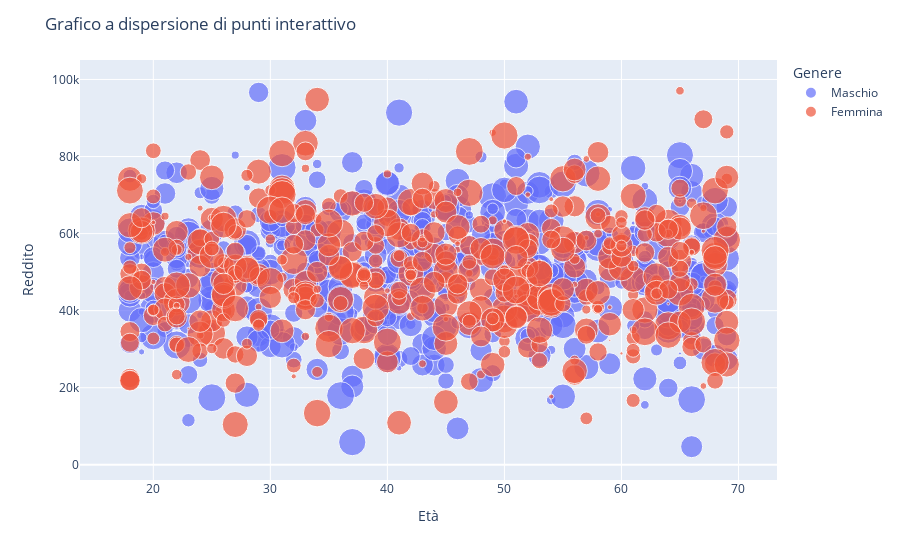

This figure's notebook cell:
### Code cell
#Visualizza un grafico a dispersione interattiva utilizzando Plotly
import pandas as pd
import seaborn as sns
import numpy as np
import matplotlib.pyplot as plt
import plotly.express as px
#Dati di esempio
data = {
    'Variable1': [1, 2, 3, 4, 5],
    'Variable2': [1, 2, np.nan, 4, np.nan],
    'Missing Column': ['A', 'B', 'A', 'C', np.nan]
}
fig=px.scatter(df, x="Età", y="Reddito", color="Genere", size="Punteggio")
fig.update_layout(title="Grafico a dispersione di punti interattivo")
fig.show()

### Figure 1 — Plotly figure (JSON) as saved in the notebook; plotly's stock layout.template omitted (floating-point values rounded to 4 significant figures; data arrays with more than 128 entries replaced by an {"elided": "..."} marker saying what was removed)
{"data": [{"hovertemplate": "Genere=Maschio<br>Età=%{x}<br>Reddito=%{y}<br>Punteggio=%{marker.size}<extra></extra>", "legendgroup": "Maschio", "marker": {"color": "#636efa", "size": {"elided": "524 float values"}, "sizemode": "area", "sizeref": 0.2499, "symbol": "circle"}, "mode": "markers", "name": "Maschio", "orientation": "v", "showlegend": true, "type": "scatter", "x": {"elided": "524 int values"}, "xaxis": "x", "y": {"elided": "524 float values"}, "yaxis": "y"}, {"hovertemplate": "Genere=Femmina<br>Età=%{x}<br>Reddito=%{y}<br>Punteggio=%{marker.size}<extra></extra>", "legendgroup": "Femmina", "marker": {"color": "#EF553B", "size": {"elided": "476 float values"}, "sizemode": "area", "sizeref": 0.2499, "symbol": "circle"}, "mode": "markers", "name": "Femmina", "orientation": "v", "showlegend": true, "type": "scatter", "x": {"elided": "476 int values"}, "xaxis": "x", "y": {"elided": "476 float values"}, "yaxis": "y"}], "layout": {"legend": {"itemsizing": "constant", "title": {"text": "Genere"}, "tracegroupgap": 0}, "margin": {"t": 60}, "title": {"text": "Grafico a dispersione di punti interattivo"}, "xaxis": {"anchor": "y", "domain": [0, 1], "title": {"text": "Età"}}, "yaxis": {"anchor": "x", "domain": [0, 1], "title": {"text": "Reddito"}}}}
